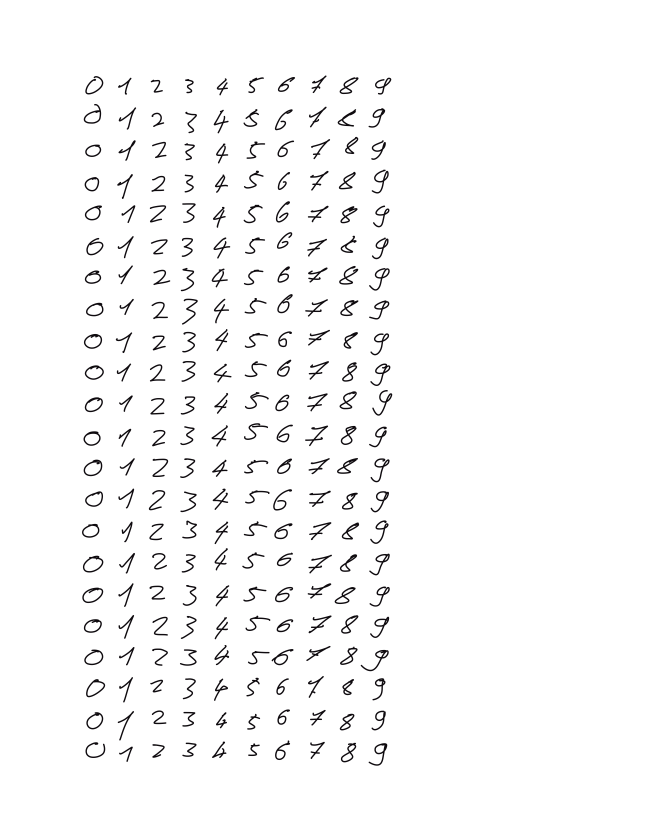
#> input picture notebooks/Daten/NichtUeberwachtesLernen/Zahlen/Zahlen_Handschrift_sortiert01.png, 1995 x 2500 px (shown at 1/3 size); its folder holds only this picture in this run
$ jupyter execute --allow-errors 06-nicht_ueberwachtes_lernen.out.ipynb
#> lines starting #> are read from the running program, lines starting #| are printed output that depends on the picture
# 05-Nicht Überwachtes Lernen

# Strategien beim nicht überwachten Lernen

Beim nicht überwachten Lernen ist das Ziel Muster, Strukturen oder
Zusammenhänge in unbeschrifteten Daten erkennen. Hierzu werden
verschiedene Statistische Methoden verwendet. Im Allgemeinen gibt es
zwei grobe Hauptrichtungen:

-   Dimensionsreduktion
-   Clustering

## Dimensionsreduktion

Bei der Dimensionsreduktion werden Datensätzen unter Erhalt wesentlicher
Informationen vereinfacht. Dies kann hilfreich sein, um
Hauptunterscheidungsmerkmale zu definieren oder die Komplexität eines
folgenden neuronalen Netzes zu reduzieren.

## Clustering

Beim Clustering werden Datenpunkte basierend auf Ähnlichkeiten in
Gruppen zusammengefasst. Daten in einer Gruppe können dann
beispielsweise einer Kategorie zugeordnet werden.

# Dimensionsreduktion

Dimensionsreduktion wird benötigt, um komplexe, hochdimensionale Daten
verständlich, effizient und modellierbar zu machen.

Weniger Dimensionen bedeuten:

-   einfachere Möglichkeiten
-   Fokus auf relevante Strukturen
-   weniger Rechenaufwand
-   kürzere Trainingszeiten bei Machine-Learning-Modellen
-   geringerer Speicherverbrauch

## Principal Component Analysis

Die Hauptkomponentenanalyse (auch principal component analysis, PCA)
rotiert das Koordinatensystem so, dass die Koordinaten des rotierten
Systems in Richtung der Hauptachsen des Systems zeigen
(Hauptachsentransformation). Zusätzlich werden die Koordinaten so
verschoben, dass der Datenmittelpunkt auf dem Ursprung eines neuen
Koordinatensystems zu liegen kommt. Die erste Achse des transformierten
Systems in die Richtung, in der die Daten am stärksten streuen. Die
zweite Achse zeigt orthogonal zur ersten Achse in Richtung der
zweitgrößten Streuung, usw. (siehe auch
<https://de.wikipedia.org/wiki/Hauptkomponentenanalyse> ). Anders
ausgedrückt zeigt die erste Achse in Richtung des Ergebnisses einer
linearen Regression (genauer
[Deming-Regression](https://de.wikipedia.org/wiki/Deming-Regression))
durch die Daten.

------------------------------------------------------------------------

**Mathematisch gesehen bedeitet dies:**

Ein Datensatz habe $m$ Feature und $n$ Messungen. Dann ist der i-te
Datenpunkt ein Vektor $\in \mathbb{R}^m$

Sei $\vec{X}_i \in \mathbb{R}^{m}$ der Vektor aus den Werten der
bestimmten Parametern (= eine Zeile im Datensatz)

$$\vec{X}_i = \begin{pmatrix} x_{i1} \\ x_{i2} \\ ... \\ x_{im}\end{pmatrix}$$

und $\boldsymbol{X} \in \mathbb{R}^{n\times m}$ die Matrix
$$\boldsymbol{X} = \begin{pmatrix} X_1^T \\ X_2^T \\ ... \\ X_n^T\end{pmatrix} = \begin{pmatrix} x_{11} & x_{12} & ... & x_{1m} \\ x_{21} & x_{22} & ... & x_{2m} \\ ... & ...& ...& ...\\ x_{n1} & x_{n2} & ... & x_{nm}  \end{pmatrix}$$

Der Mittelwert jedes einzelnen Features ist dann
$\mu_j = \bar{x}_j = \frac{1}{n}\sum_{i=1}^n x_{ij}$

und

$$\vec{\mu} = \begin{pmatrix} \mu_1 \\ \mu_2 \\ ... \\ \mu_m\end{pmatrix} $$

mit $\vec{\mu} \in \mathbb{R}^m$.

Die zentrierte Datenmatrix ist dann

$$ \boldsymbol{X}_C = \boldsymbol{X} - \boldsymbol{1}\vec{\mu}^T$$

Und die Feature-Kovarianzmatrix ist

$$\boldsymbol{S} = \frac{1}{n-1}\boldsymbol{X}_C^T\boldsymbol{X}_C \in \mathbb{R}^{m\times m}$$

Die Stichproben-Covarianzmatrix von $\boldsymbol{X}$ ist damit

$$\boldsymbol{S} = Cov \left( \vec{X} \right) = \begin{pmatrix} \sigma_1^2 & \sigma_{12} & ... & \sigma_{1m} \\ \sigma_{21} & \sigma_2^2 & ... & \sigma_{2m} \\ ... & ... & ... & ... \\ \sigma_{m1} & \sigma_{m2} & ... & \sigma_{m}^2 \end{pmatrix}$$

wobei

$$\sigma_{jk} = \frac{1}{n-1}\sum_{i=1}^n \left(x_{ij} - \mu_j \right) \left( x_{ik} - \mu_k  \right)$$

Im nächsten Schritt werden die Eigenwerte der
Stichproben-Covarianzmatrix bestimmt. Dazu muss das Eigenwertproblem

$$ \boldsymbol{X} \vec{v}_k = \lambda_k \vec{v}_k$$

gelöst werden. Dabei sind $\lambda_k$ die Eigenwerte und $\vec{v}_k$ die
Eigenvektoren der Stichproben-Covarianzmatrix.

Nach der Berechnung der Kovarianzmatrix
$\boldsymbol S \in \mathbb{R}^{m \times m}$ wird das Eigenwertproblem

$\boldsymbol S \vec v_k = \lambda_k \vec v_k$

gelöst. Dabei ist $\lambda_k$ der zugehörige Eigenwert und
$\vec v_k \in \mathbb{R}^m$ der Eigenvektor.

Der Eigenwert $\lambda_k$ gibt die Varianz der Daten in Richtung des
Eigenvektors $\vec v_k$ an.

Große Eigenwerte entsprechen Richtungen, in denen die Daten stark
streuen; kleine Eigenwerte stehen für Richtungen mit geringer Streuung.

Die Eigenwerte werden absteigend sortiert:

$$\lambda_1 \ge \lambda_2 \ge \dots \ge \lambda_m$$

Die erste Hauptkomponente ist somit die Richtung maximaler Varianz.

Die Eigenvektoren bilden die neuen Koordinatenachsen. Spaltenweise
zusammengefasst ergeben Sie die Eigenvektormatrix

$$\boldsymbol V = \begin{pmatrix} \vec v_1 & \vec v_2 & \dots & \vec v_m \end{pmatrix}\in \mathbb{R}^{m \times m}$$

$\boldsymbol V$ ist die orthogonale Matrix der Eigenvektoren der
Kovarianzmatrix und beschreibt die Rotationsmatrix des neuen
Koordinatensystems.

Da die Kovarianzmatrix symmetrisch ist, sind die Eigenvektoren
orthonormal. Die zentrierten Daten werden auf die neuen Achsen
projiziert durch

$$\boldsymbol Z = \boldsymbol X_C \boldsymbol V$$

Dabei enthält jede Spalte von $\boldsymbol Z$ die Koordinaten der Daten
in Richtung einer Hauptkomponente.

Zur Dimensionsreduktion behält man nur die ersten $k$ Eigenvektoren:

$$\boldsymbol Z_k = \boldsymbol X_C \boldsymbol V_k$$

wobei $\boldsymbol V_k \in \mathbb{R}^{m \times k}$ die Eigenvektoren zu
den $k$ größten Eigenwerten enthält.

[cell 1]
import numpy as np
import matplotlib.pyplot as plt
import sklearn as sk
import pandas as pd

### Beispiel 1: Kriegsschiffe

Der Datensatz enthält 114 Einträge von Kriegsschiffen aus dem 2.
Weltkrieg mit verschiedenen Parametern.

#> (a cell that did not finish here is left out)

[cell 3]
# [6 lines of commented-out code are left out]
class_labels = {
    1: "Schlachtschiff",
    3: "Schwerer Kreuzer",
    4: "Leichter Kreuzer",
    5: "Zerstörer"
}

plt.figure(figsize=(8,6))

#> (the rest of this cell did not finish here and is left out)

[cell 4]
# PCA mit numpy

import numpy as np

features = ["DATUM","DRAENG","LANG","BREIT","TIEF","PANZ","PS","KNOTEN","RADIUS","MANN"]


#> (the rest of this cell did not finish here and is left out)

#> (a cell that did not finish here is left out)

[cell 6]
class_labels = {
    1: "Schlachtschiff",
    3: "Schwerer Kreuzer",
    4: "Leichter Kreuzer",
    5: "Zerstörer"
}

#> (the rest of this cell did not finish here and is left out)

Jetzt mit Scikid Learn!

[cell 7]
# PCA mit sklearn

from sklearn.preprocessing import StandardScaler
from sklearn.decomposition import PCA

scaler = StandardScaler()
#> (the rest of this cell did not finish here and is left out)

[cell 8]
import matplotlib.pyplot as plt
import numpy as np

# Scores-DataFrame erstellen
#> (the rest of this cell did not finish here and is left out)

### Beispiel 2: Iris Datensatz

[cell 9]
import pandas as pd
import matplotlib.pyplot as plt

#> (the rest of this cell did not finish here and is left out)

[cell 10]
#PCA

from sklearn.preprocessing import StandardScaler
from sklearn.decomposition import PCA

features = ['sepal-length','sepal-width','petal-length','petal-width']

#> (the rest of this cell did not finish here and is left out)

[cell 11]
class_labels = {
    1: "Iris-setosa",
    3: "Iris-versicolor",
    3: "Iris-virginica"
}

#> (the rest of this cell did not finish here and is left out)

### Beispiel 3: Pinguin-Datensatz

[cell 12]
import numpy as np
import matplotlib.pyplot as plt
import sklearn as sk
import pandas as pd
from sklearn.preprocessing import StandardScaler
from sklearn.decomposition import PCA

#> (the rest of this cell did not finish here and is left out)

## t-SNE

Bei t-SNE handelt es sich um einen Algorithmus, der auf die
Visualisierung abzielt. Mit t-SNE wird eine neue Repräsentation der
Daten berechnet, daher lässt sie sich nur auf die Trainingsdaten, nicht
auf die Testdaten anwenden.

t-SNE (t-Distributed Stochastic Neighbor Embedding) ist ein Verfahren
zur Dimensionsreduktion. Es wird häufig verwendet, um hochdimensionale
Daten (z. B. mit vielen Features) in 2D oder 3D zu visualisieren.

t-SNE betrachtet, wie nah Datenpunkte im ursprünglichen
hochdimensionalen Raum zueinander liegen. Daraus werden
Wahrscheinlichkeiten für Nachbarschaften berechnet, wobei ähnliche
Punkte zu einer hohen Wahrscheinlichkeit führen. Danach wird eine meist
2D Darstellung ermittelt, in der diese Nachbarschaften möglichst ähnlich
erhalten bleiben. Mit Hilfe einer
[t-Verteilung](https://de.wikipedia.org/wiki/Studentsche_t-Verteilung)
werden dann weit entfernte Punkte zu stark zusammengezogen werden.

# Clustering

## kMeans

k-Means ist ein Clustering-Algorithmus, der Datenpunkte in k Gruppen
(Cluster) einteilt, sodass Punkte innerhalb eines Clusters möglichst
ähnlich sind. Dazu muss zu Beginn die $k$ der zu findenden Cluster
festgelegt werden.

Der Algorithmus startet mit k zufälligen Zentren (Centroids). Jeder
Datenpunkt wird dem nächstgelegenen Zentrum zugeordnet. Die Zentren
werden anschließend als Mittelwert aller Punkte im Cluster neu
berechnet.

Dies wird solange wiederholt, bis sich die Zentren kaum noch ändern.

Die Daten werden also in k Cluster mit jeweils einem Mittelpunkt
aufgeteilt, wobei die Abstände der Punkte zu ihren Zentren minimiert
werden.

[cell 13]
from sklearn.datasets import load_iris
from sklearn.model_selection import train_test_split
import numpy as np
import matplotlib.pyplot as plt
from matplotlib.colors import BoundaryNorm
import matplotlib.cm as cm
import matplotlib.lines as mlines
from sklearn.datasets import make_blobs
from sklearn.cluster import KMeans

iris = load_iris()

X,y = make_blobs(n_samples=300, centers=3, random_state=1)

plt.scatter(X[:,0], X[:,1], c = y)
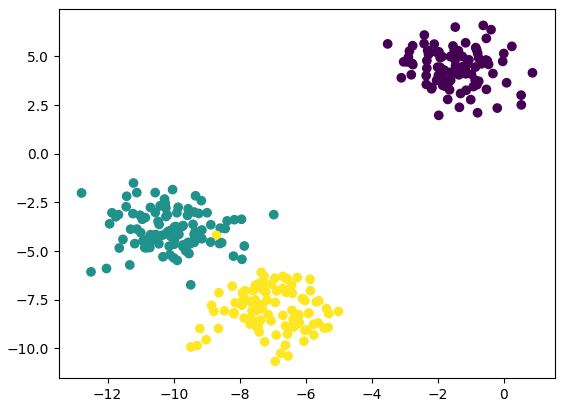
#> figure drawn by matplotlib, 1 panel

### KMeans zu Fuss programmieren

[cell 14]
import numpy as np

def kmeans_numpy(
    X: np.ndarray,
    k: int,
    max_iter: int = 300,
    tol: float = 1e-4,
    random_state: int | None = None,
):
    """
    Einfaches K-Means (Lloyd's Algorithm) nur mit NumPy.

    Returns:
      centroids: (k, n_features)
      labels:    (n_samples,)
      inertia:   Sum of squared distances to closest centroid
      n_iter:    Anzahl Iterationen
    """
#> called with X = array of shape (300, 2), k = 3, max_iter = 300, tol = 0.0001, random_state = 42
    X = np.asarray(X, dtype=float)
    n_samples, n_features = X.shape

    rng = np.random.default_rng(random_state)

    # 1) Initialisierung: wähle k zufällige Punkte als Start-Zentren
    init_idx = rng.choice(n_samples, size=k, replace=False)
    centroids = X[init_idx].copy()

    labels = np.full(n_samples, -1, dtype=int)

    for it in range(1, max_iter + 1):
        # 2) Assignment-Step: jedem Punkt nächstes Zentrum zuordnen
        # Distanz^2: ||x - c||^2 = sum((X - C)^2) über Features
        # Broadcasting: (n,1,f) - (1,k,f) -> (n,k,f) -> sum -> (n,k)
        dists_sq = ((X[:, None, :] - centroids[None, :, :]) ** 2).sum(axis=2)
        new_labels = np.argmin(dists_sq, axis=1)

        # Falls sich Labels nicht ändern: fertig
        if np.array_equal(new_labels, labels):
            labels = new_labels
            break
        labels = new_labels

        # 3) Update-Step: Zentren = Mittelwert der zugeordneten Punkte
        new_centroids = centroids.copy()
        for j in range(k):
            mask = labels == j
            if np.any(mask):
                new_centroids[j] = X[mask].mean(axis=0)
            else:
                # Leerer Cluster: re-init auf einen zufälligen Punkt
                new_centroids[j] = X[rng.integers(0, n_samples)]

        # Konvergenz über Zentren-Bewegung
        shift = np.linalg.norm(new_centroids - centroids)
        centroids = new_centroids
        if shift <= tol:
            break

    # Inertia (wie bei sklearn): Summe der quadrierten Abstände zum nächsten Zentrum
    final_dists_sq = ((X - centroids[labels]) ** 2).sum(axis=1)
    inertia = final_dists_sq.sum()

    return centroids, labels, inertia, it

[cell 15]
X, y_true = make_blobs(n_samples=300, centers=3, random_state=1)

centroids, labels, inertia, n_iter = kmeans_numpy(X, k=3, random_state=42)

markers = ['o', 's', '^', 'x', 'D']  # verschiedene Marker

for i in np.unique(labels):
    plt.scatter(
        X[labels == i, 0],
        X[labels == i, 1],
        marker=markers[i],
        label=f"Cluster {i}"
    )
plt.scatter(centroids[:, 0], centroids[:, 1], marker="x", s=200)
#Inertia: Summe der quadrierten Abstände aller Punkte zu ihrem jeweiligen Cluster-Zentrum
#n_iter: Das ist die Anzahl der Iterationen, die K-Means gebraucht hat, bis es konvergiert ist.
plt.title(f"inertia={inertia:.2f}, iters={n_iter}")
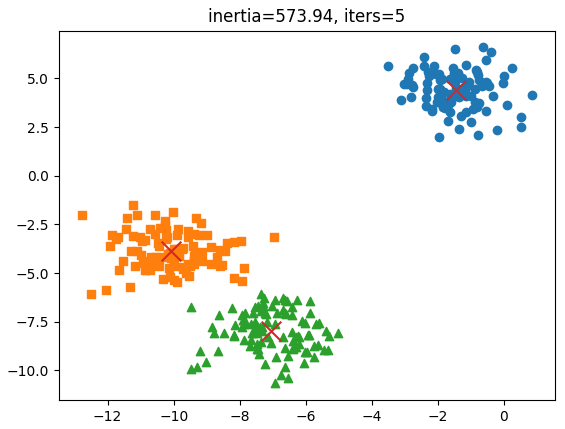
#> figure drawn by matplotlib, 1 panel

### KMeans mit sklearn

Nutzt verbessertes KMeans: Statt alle Zentren zufällig zu wählen, werden
sie strategisch verteilt

[cell 16]
X, y = make_blobs(n_samples=300, centers=3, random_state=1)

# KMeans
kmeans = KMeans(n_clusters=3, random_state=42)
kmeans.fit(X)
feature_names = ['Merkmal 1', 'Merkmal 2']
klassennamen = ['Blob 1', 'Blob 2', 'Blob 3']
pred = kmeans.labels_
print(pred)

[cell 17]
labels = kmeans.labels_
centroids = kmeans.cluster_centers_

cmap = plt.colormaps.get_cmap('viridis').resampled(3)
norm = BoundaryNorm(boundaries=[-0.5, 0.5, 1.5, 2.5], ncolors=3)

plt.figure(figsize=(6,5))

# --- Scatter ---
for cluster in np.unique(labels):
    mask = labels == cluster
    plt.scatter(
        X[mask, 0],
        X[mask, 1],
        c=y[mask],
        cmap=cmap, norm=norm,
        marker=markers[cluster]
    )

# --- Zentren ---
plt.scatter(
    centroids[:, 0],
    centroids[:, 1],
    marker='x',
    s=200,
    linewidths=3,
    color='black'
)

# =========================
# 1️⃣ Farblegende (echte Klassen)
# =========================
color_handles = []
for i, class_name in enumerate(klassennamen):
    color = cmap(i)
    handle = mlines.Line2D(
        [], [],
        color=color,
        marker='o',
        linestyle='None',
        markersize=8,
        label=class_name
    )
    color_handles.append(handle)

legend1 = plt.legend(
    handles=color_handles,
    title="True Class (Farbe)",
    loc="upper left"
)
plt.gca().add_artist(legend1)

# =========================
# 2️⃣ Markerlegende (KMeans)
# =========================
marker_handles = []
for i in np.unique(labels):
    handle = mlines.Line2D(
        [], [],
        color='black',
        marker=markers[i],
        linestyle='None',
        markersize=8,
        label=f"Cluster {i}"
    )
    marker_handles.append(handle)

plt.legend(
    handles=marker_handles,
    title="KMeans Cluster (Form)",
    loc="lower right"
)

plt.title(f"inertia={kmeans.inertia_:.2f}, iters={kmeans.n_iter_}")
plt.xlabel(feature_names[0])
plt.ylabel(feature_names[1])
plt.tight_layout()
plt.show()
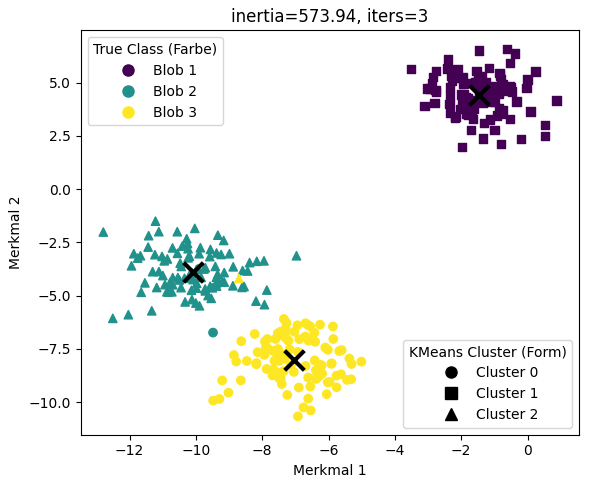
#> figure drawn by matplotlib, 1 panel

### Clusteranalyse mit Iris Dataset

[cell 18]
from sklearn.cluster import KMeans

X, y, feature_names = iris.data, iris.target, iris.feature_names

plt.scatter(X[:,0], X[:,3], c = y)
plt.xlabel(str(feature_names[0]))
plt.ylabel(str(feature_names[3]))
plt.title('Iris-Daten')
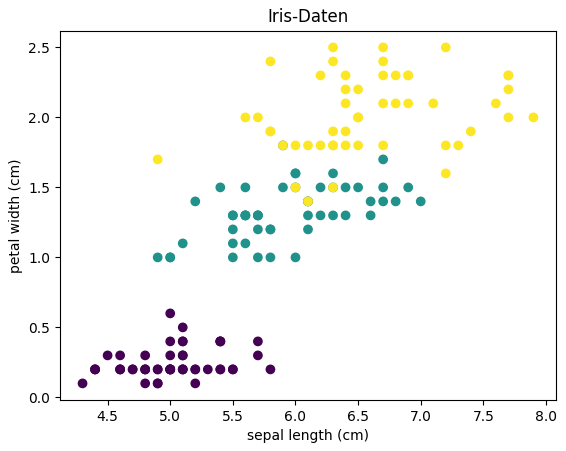
#> figure drawn by matplotlib, 1 panel

[cell 19]
# KMeans
kmeans = KMeans(n_clusters=3, random_state=42)
kmeans.fit(X)

print(kmeans.predict(X))

[cell 20]
labels = kmeans.labels_
print('Labels:', labels)
centroids = kmeans.cluster_centers_
print('Centroids:', centroids)

import matplotlib.lines as mlines

cmap = plt.colormaps.get_cmap('viridis').resampled(3)
norm = BoundaryNorm(boundaries=[-0.5, 0.5, 1.5, 2.5], ncolors=3)

plt.figure(figsize=(6,5))

# --- Scatter ---
for cluster in np.unique(labels):
    mask = labels == cluster
    plt.scatter(
        X[mask, 0],
        X[mask, 3],
        c=y[mask],
        cmap=cmap, norm=norm,
        marker=markers[cluster]
    )

# --- Zentren ---
plt.scatter(
    centroids[:, 0],
    centroids[:, 3],
    marker='x',
    s=200,
    linewidths=3,
    color='black'
)

# =========================
# 1️⃣ Farblegende (echte Klassen)
# =========================
color_handles = []
for i, class_name in enumerate(iris.target_names):
    color = cmap(i)
    handle = mlines.Line2D(
        [], [],
        color=color,
        marker='o',
        linestyle='None',
        markersize=8,
        label=class_name
    )
    color_handles.append(handle)

legend1 = plt.legend(
    handles=color_handles,
    title="Klassenlabel (Farbe)",
    loc="upper left"
)
plt.gca().add_artist(legend1)

# =========================
# 2️⃣ Markerlegende (KMeans)
# =========================
marker_handles = []
for i in np.unique(labels):
    handle = mlines.Line2D(
        [], [],
        color='black',
        marker=markers[i],
        linestyle='None',
        markersize=8,
        label=f"Cluster {i}"
    )
    marker_handles.append(handle)

plt.legend(
    handles=marker_handles,
    title="KMeans Cluster Zuordnung (Form)",
    loc="lower right"
)

plt.title(f"inertia={kmeans.inertia_:.2f}, iters={kmeans.n_iter_}")
plt.xlabel(feature_names[0])
plt.ylabel(feature_names[3])
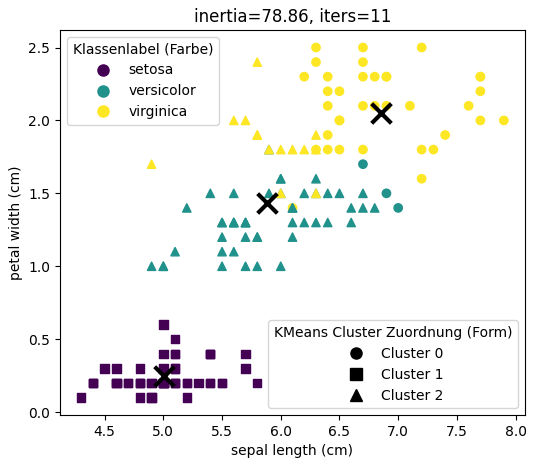
#> figure drawn by matplotlib, 1 panel

## DBSCAN

kmeans ist ein gutes Clustering-Tool, aber k-Means kann nur zentrierte
Cluster finden, weil der Algorithmus jedes Cluster ausschließlich durch
einen Mittelpunkt beschreibt und Punkte anhand ihres Abstands zu diesem
Mittelpunkt zuordnet.

Eine Alternative ist DBSCAN (density-based spacial clustering of
applications with noise). DBSCAN ist ein Clustering-Algorithmus, der
Gruppen von Datenpunkten anhand ihrer Dichte findet. Der
Clusterparameter ist die Mindestanzahl an Punkten pmin, die ein Cluster
haben muss.

Für jeden Punkt wird geprüft, wie viele andere Punkte sich in einem
Radius befinden. Hat ein Punkt mindestens pmin Nachbarn, wird er als
Kernpunkt betrachtet. Von Kernpunkten aus werden benachbarte Punkte zu
einem Cluster verbunden. Punkte, die zu keinem dichten Bereich gehören,
werden als Rauschen (Noise) markiert.

Damit entstehen Cluster dort, wo viele Punkte dicht beieinander liegen.
DBSCAN kann auch Cluster mit beliebiger Form finden und benötigt keine
vorher festgelegte Clusterzahl.

DBSCAN funktioniert schlecht wenn Cluster unterschiedliche Punktdichten
haben. Auch ist die Wahl von eps oft nicht trivial. Für sehr große
Datenmengen kann die Nachbarschaftssuche relativ rechenintensiv werden.

[cell 21]
from sklearn.cluster import DBSCAN
from sklearn.datasets import make_moons
import mglearn

X,y = make_moons(n_samples = 2000, noise = 0.05, random_state = 0)
scaler = StandardScaler()
scaler.fit(X)
X_scaled = scaler.transform(X)

# KMeans
kmeans = KMeans(n_clusters=2, random_state=42)
k_clusters = kmeans.fit_predict(X_scaled)

# DBSCAN
dbscan = DBSCAN(eps=0.2, min_samples=5)
db_clusters = dbscan.fit_predict(X)

fig, [ax1,ax2] = plt.subplots(1,2)
fig.set_figheight(5)
fig.set_figwidth(15)

#> (the rest of this cell did not finish here and is left out)

# Beispiel: Zahlen erkennen

## Schritt 1: Zahlen einlesen

[cell 22]
from glob import glob
import numpy as np
import cv2
import matplotlib.pyplot as plt
from sklearn.decomposition import PCA

liste_daten = glob('Daten/NichtUeberwachtesLernen/Zahlen/Zahlen_Handschrift_sortiert*.png')
for i in liste_daten:
    print(i)

[cell 23]
# [15 lines left out: function imshow, not called in this run]

# contours are not sorted, so sort them to assign the correct labels later
def sort_contours_grid(contours, row_height=50):
    # Extract bounding boxes
    bounding_boxes = [cv2.boundingRect(c) for c in contours]

    # Combine contours with their boxes
    contours_with_boxes = list(zip(contours, bounding_boxes))

    # First sort top-to-bottom by y
    contours_with_boxes.sort(key=lambda b: b[1][1])  # b[1][1] = y

    # Group contours into rows based on y
    rows = []
    current_row = []
    last_y = -row_height

    for c, (x, y, w, h) in contours_with_boxes:
        if y - last_y > row_height:
            if current_row:
                rows.append(current_row)
            current_row = [(c, (x, y, w, h))]
            last_y = y
        else:
            current_row.append((c, (x, y, w, h)))
    if current_row:
        rows.append(current_row)

    # Now sort each row left to right
    sorted_contours = []
    for row in rows:
        row.sort(key=lambda b: b[1][0])  # sort by x
        sorted_contours.extend([c for c, _ in row])

    return sorted_contours

contour_height = 22

x_data_list = []
response_list = []

for im in liste_daten:
    print(im)
    image = cv2.imread(im)
#> image is the input picture: shape (2500, 1995, 3); mean B, G, R 248.5, 248.4, 248.5

    gray = cv2.cvtColor(image,cv2.COLOR_BGR2GRAY)
#> (the rest of the program and of its run is left out)
